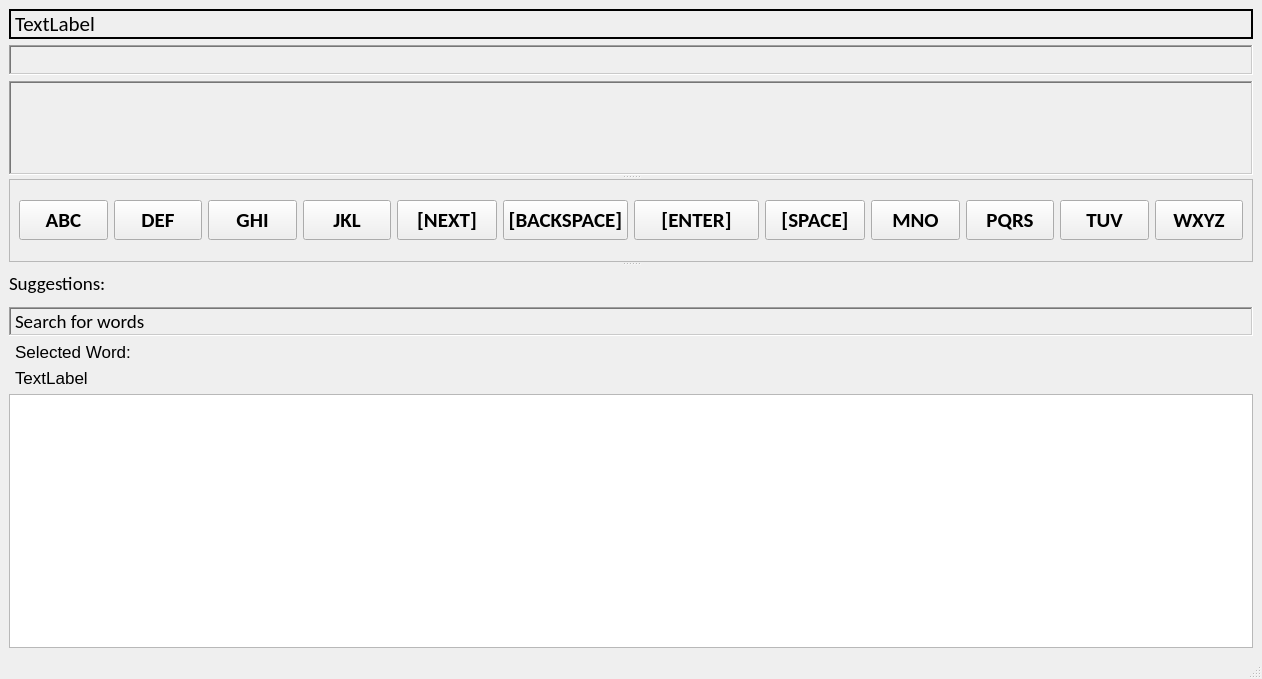
<?xml version="1.0" encoding="UTF-8"?>
<ui version="4.0">
 <class>MainWindow</class>
 <widget class="QMainWindow" name="MainWindow">
  <property name="geometry">
   <rect>
    <x>0</x>
    <y>0</y>
    <width>1262</width>
    <height>679</height>
   </rect>
  </property>
  <property name="sizePolicy">
   <sizepolicy hsizetype="Maximum" vsizetype="MinimumExpanding">
    <horstretch>0</horstretch>
    <verstretch>0</verstretch>
   </sizepolicy>
  </property>
  <property name="mouseTracking">
   <bool>false</bool>
  </property>
  <property name="windowTitle">
   <string>EFFENDI Keyboard</string>
  </property>
  <widget class="QWidget" name="centralwidget">
   <layout class="QGridLayout" name="gridLayout">
    <item row="1" column="1">
     <widget class="QLabel" name="label_4">
      <property name="font">
       <font>
        <family>Calibri</family>
        <pointsize>16</pointsize>
       </font>
      </property>
      <property name="frameShape">
       <enum>QFrame::WinPanel</enum>
      </property>
      <property name="frameShadow">
       <enum>QFrame::Sunken</enum>
      </property>
      <property name="text">
       <string/>
      </property>
      <property name="margin">
       <number>7</number>
      </property>
     </widget>
    </item>
    <item row="0" column="1">
     <widget class="QLabel" name="label_5">
      <property name="font">
       <font>
        <family>Calibri</family>
        <pointsize>16</pointsize>
       </font>
      </property>
      <property name="frameShape">
       <enum>QFrame::WinPanel</enum>
      </property>
      <property name="frameShadow">
       <enum>QFrame::Plain</enum>
      </property>
      <property name="text">
       <string>TextLabel</string>
      </property>
      <property name="scaledContents">
       <bool>true</bool>
      </property>
      <property name="margin">
       <number>7</number>
      </property>
      <property name="openExternalLinks">
       <bool>false</bool>
      </property>
     </widget>
    </item>
    <item row="5" column="1">
     <widget class="QLabel" name="label_6">
      <property name="sizePolicy">
       <sizepolicy hsizetype="Fixed" vsizetype="Fixed">
        <horstretch>0</horstretch>
        <verstretch>0</verstretch>
       </sizepolicy>
      </property>
      <property name="font">
       <font>
        <pointsize>13</pointsize>
       </font>
      </property>
      <property name="text">
       <string>Selected Word:</string>
      </property>
      <property name="margin">
       <number>0</number>
      </property>
      <property name="indent">
       <number>6</number>
      </property>
     </widget>
    </item>
    <item row="6" column="1">
     <widget class="QLabel" name="selected_word_label">
      <property name="font">
       <font>
        <pointsize>13</pointsize>
       </font>
      </property>
      <property name="text">
       <string>TextLabel</string>
      </property>
      <property name="margin">
       <number>0</number>
      </property>
      <property name="indent">
       <number>6</number>
      </property>
     </widget>
    </item>
    <item row="4" column="1">
     <layout class="QVBoxLayout" name="verticalLayout">
      <item>
       <widget class="QSplitter" name="splitter_2">
        <property name="orientation">
         <enum>Qt::Vertical</enum>
        </property>
        <widget class="QSplitter" name="splitter">
         <property name="orientation">
          <enum>Qt::Vertical</enum>
         </property>
         <widget class="QLabel" name="label_keyboard_input">
          <property name="minimumSize">
           <size>
            <width>1161</width>
            <height>68</height>
           </size>
          </property>
          <property name="font">
           <font>
            <family>Calibri</family>
            <pointsize>16</pointsize>
           </font>
          </property>
          <property name="focusPolicy">
           <enum>Qt::NoFocus</enum>
          </property>
          <property name="contextMenuPolicy">
           <enum>Qt::DefaultContextMenu</enum>
          </property>
          <property name="whatsThis">
           <string/>
          </property>
          <property name="frameShape">
           <enum>QFrame::WinPanel</enum>
          </property>
          <property name="frameShadow">
           <enum>QFrame::Sunken</enum>
          </property>
          <property name="text">
           <string/>
          </property>
         </widget>
         <widget class="QFrame" name="frame">
          <property name="frameShape">
           <enum>QFrame::StyledPanel</enum>
          </property>
          <property name="frameShadow">
           <enum>QFrame::Raised</enum>
          </property>
          <layout class="QHBoxLayout" name="horizontalLayout">
           <item>
            <widget class="QPushButton" name="pushButton0">
             <property name="minimumSize">
              <size>
               <width>80</width>
               <height>40</height>
              </size>
             </property>
             <property name="font">
              <font>
               <family>Calibri</family>
               <pointsize>16</pointsize>
               <weight>75</weight>
               <bold>true</bold>
              </font>
             </property>
             <property name="mouseTracking">
              <bool>false</bool>
             </property>
             <property name="text">
              <string>ABC</string>
             </property>
            </widget>
           </item>
           <item>
            <widget class="QPushButton" name="pushButton1">
             <property name="minimumSize">
              <size>
               <width>80</width>
               <height>40</height>
              </size>
             </property>
             <property name="font">
              <font>
               <family>Calibri</family>
               <pointsize>16</pointsize>
               <weight>75</weight>
               <bold>true</bold>
              </font>
             </property>
             <property name="text">
              <string>DEF</string>
             </property>
            </widget>
           </item>
           <item>
            <widget class="QPushButton" name="pushButton2">
             <property name="minimumSize">
              <size>
               <width>80</width>
               <height>40</height>
              </size>
             </property>
             <property name="font">
              <font>
               <family>Calibri</family>
               <pointsize>16</pointsize>
               <weight>75</weight>
               <bold>true</bold>
              </font>
             </property>
             <property name="text">
              <string>GHI</string>
             </property>
            </widget>
           </item>
           <item>
            <widget class="QPushButton" name="pushButton3">
             <property name="minimumSize">
              <size>
               <width>80</width>
               <height>40</height>
              </size>
             </property>
             <property name="font">
              <font>
               <family>Calibri</family>
               <pointsize>16</pointsize>
               <weight>75</weight>
               <bold>true</bold>
              </font>
             </property>
             <property name="text">
              <string>JKL</string>
             </property>
            </widget>
           </item>
           <item>
            <widget class="QPushButton" name="pushButton4">
             <property name="minimumSize">
              <size>
               <width>100</width>
               <height>40</height>
              </size>
             </property>
             <property name="font">
              <font>
               <family>Calibri</family>
               <pointsize>16</pointsize>
               <weight>75</weight>
               <bold>true</bold>
              </font>
             </property>
             <property name="text">
              <string>[NEXT]</string>
             </property>
            </widget>
           </item>
           <item>
            <widget class="QPushButton" name="backspace">
             <property name="minimumSize">
              <size>
               <width>125</width>
               <height>40</height>
              </size>
             </property>
             <property name="font">
              <font>
               <family>Calibri</family>
               <pointsize>16</pointsize>
               <weight>75</weight>
               <bold>true</bold>
              </font>
             </property>
             <property name="text">
              <string>[BACKSPACE]</string>
             </property>
            </widget>
           </item>
           <item>
            <widget class="QPushButton" name="enter">
             <property name="minimumSize">
              <size>
               <width>125</width>
               <height>40</height>
              </size>
             </property>
             <property name="font">
              <font>
               <family>Calibri</family>
               <pointsize>16</pointsize>
               <weight>75</weight>
               <bold>true</bold>
              </font>
             </property>
             <property name="text">
              <string>[ENTER]</string>
             </property>
            </widget>
           </item>
           <item>
            <widget class="QPushButton" name="pushButton5">
             <property name="minimumSize">
              <size>
               <width>100</width>
               <height>40</height>
              </size>
             </property>
             <property name="font">
              <font>
               <family>Calibri</family>
               <pointsize>16</pointsize>
               <weight>75</weight>
               <bold>true</bold>
              </font>
             </property>
             <property name="text">
              <string>[SPACE]</string>
             </property>
            </widget>
           </item>
           <item>
            <widget class="QPushButton" name="pushButton6">
             <property name="minimumSize">
              <size>
               <width>80</width>
               <height>40</height>
              </size>
             </property>
             <property name="font">
              <font>
               <family>Calibri</family>
               <pointsize>16</pointsize>
               <weight>75</weight>
               <bold>true</bold>
              </font>
             </property>
             <property name="text">
              <string>MNO</string>
             </property>
            </widget>
           </item>
           <item>
            <widget class="QPushButton" name="pushButton7">
             <property name="minimumSize">
              <size>
               <width>80</width>
               <height>40</height>
              </size>
             </property>
             <property name="font">
              <font>
               <family>Calibri</family>
               <pointsize>16</pointsize>
               <weight>75</weight>
               <bold>true</bold>
              </font>
             </property>
             <property name="text">
              <string>PQRS</string>
             </property>
            </widget>
           </item>
           <item>
            <widget class="QPushButton" name="pushButton8">
             <property name="minimumSize">
              <size>
               <width>80</width>
               <height>40</height>
              </size>
             </property>
             <property name="font">
              <font>
               <family>Calibri</family>
               <pointsize>16</pointsize>
               <weight>75</weight>
               <bold>true</bold>
              </font>
             </property>
             <property name="text">
              <string>TUV</string>
             </property>
            </widget>
           </item>
           <item>
            <widget class="QPushButton" name="pushButton9">
             <property name="minimumSize">
              <size>
               <width>80</width>
               <height>40</height>
              </size>
             </property>
             <property name="font">
              <font>
               <family>Calibri</family>
               <pointsize>16</pointsize>
               <weight>75</weight>
               <bold>true</bold>
              </font>
             </property>
             <property name="text">
              <string>WXYZ</string>
             </property>
            </widget>
           </item>
          </layout>
         </widget>
        </widget>
        <widget class="QLabel" name="label_2">
         <property name="font">
          <font>
           <family>Calibri</family>
           <pointsize>14</pointsize>
          </font>
         </property>
         <property name="text">
          <string>Suggestions:</string>
         </property>
        </widget>
       </widget>
      </item>
      <item>
       <widget class="QLabel" name="label_3">
        <property name="font">
         <font>
          <family>Calibri</family>
          <pointsize>14</pointsize>
         </font>
        </property>
        <property name="frameShape">
         <enum>QFrame::WinPanel</enum>
        </property>
        <property name="frameShadow">
         <enum>QFrame::Sunken</enum>
        </property>
        <property name="text">
         <string>Search for words</string>
        </property>
       </widget>
      </item>
     </layout>
    </item>
    <item row="9" column="1">
     <widget class="QListWidget" name="word_selector_list"/>
    </item>
   </layout>
  </widget>
  <widget class="QMenuBar" name="menubar">
   <property name="geometry">
    <rect>
     <x>0</x>
     <y>0</y>
     <width>1262</width>
     <height>21</height>
    </rect>
   </property>
  </widget>
  <widget class="QStatusBar" name="statusbar"/>
 </widget>
 <resources/>
 <connections/>
</ui>
